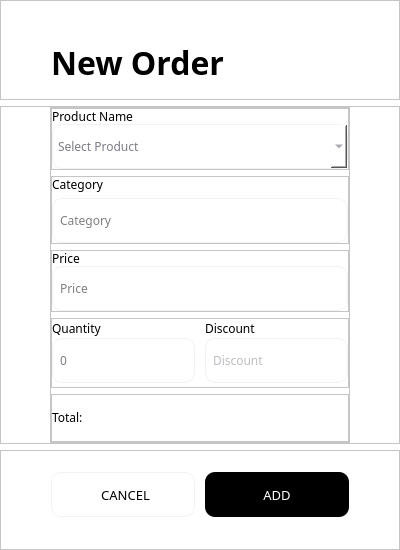
<?xml version="1.0" encoding="UTF-8"?>
<ui version="4.0">
 <class>Order_Dialog</class>
 <widget class="QDialog" name="Order_Dialog">
  <property name="geometry">
   <rect>
    <x>0</x>
    <y>0</y>
    <width>400</width>
    <height>550</height>
   </rect>
  </property>
  <property name="windowTitle">
   <string>Dialog</string>
  </property>
  <layout class="QVBoxLayout" name="verticalLayout">
   <property name="spacing">
    <number>0</number>
   </property>
   <property name="leftMargin">
    <number>0</number>
   </property>
   <property name="topMargin">
    <number>0</number>
   </property>
   <property name="rightMargin">
    <number>0</number>
   </property>
   <property name="bottomMargin">
    <number>0</number>
   </property>
   <item>
    <widget class="QWidget" name="widget" native="true">
     <property name="styleSheet">
      <string notr="true">background-color: rgb(255, 255, 255);</string>
     </property>
     <layout class="QGridLayout" name="gridLayout">
      <property name="leftMargin">
       <number>0</number>
      </property>
      <property name="topMargin">
       <number>0</number>
      </property>
      <property name="rightMargin">
       <number>0</number>
      </property>
      <property name="bottomMargin">
       <number>0</number>
      </property>
      <property name="spacing">
       <number>6</number>
      </property>
      <item row="0" column="0">
       <widget class="QFrame" name="top_frame">
        <property name="minimumSize">
         <size>
          <width>0</width>
          <height>100</height>
         </size>
        </property>
        <property name="maximumSize">
         <size>
          <width>16777215</width>
          <height>16777215</height>
         </size>
        </property>
        <property name="frameShape">
         <enum>QFrame::StyledPanel</enum>
        </property>
        <property name="frameShadow">
         <enum>QFrame::Raised</enum>
        </property>
        <layout class="QGridLayout" name="gridLayout_5">
         <property name="leftMargin">
          <number>0</number>
         </property>
         <property name="topMargin">
          <number>25</number>
         </property>
         <property name="rightMargin">
          <number>0</number>
         </property>
         <property name="bottomMargin">
          <number>0</number>
         </property>
         <property name="spacing">
          <number>0</number>
         </property>
         <item row="0" column="0">
          <widget class="QLabel" name="label_8">
           <property name="maximumSize">
            <size>
             <width>298</width>
             <height>16777215</height>
            </size>
           </property>
           <property name="font">
            <font>
             <family>Satoshi Black</family>
             <pointsize>24</pointsize>
             <bold>true</bold>
            </font>
           </property>
           <property name="styleSheet">
            <string notr="true">color: black;</string>
           </property>
           <property name="text">
            <string>New Order</string>
           </property>
          </widget>
         </item>
        </layout>
       </widget>
      </item>
      <item row="1" column="0">
       <widget class="QFrame" name="middle_frame">
        <property name="frameShape">
         <enum>QFrame::StyledPanel</enum>
        </property>
        <property name="frameShadow">
         <enum>QFrame::Raised</enum>
        </property>
        <layout class="QGridLayout" name="gridLayout_3">
         <property name="leftMargin">
          <number>0</number>
         </property>
         <property name="topMargin">
          <number>0</number>
         </property>
         <property name="rightMargin">
          <number>0</number>
         </property>
         <property name="bottomMargin">
          <number>0</number>
         </property>
         <property name="spacing">
          <number>0</number>
         </property>
         <item row="0" column="0">
          <widget class="QFrame" name="conten_frame">
           <property name="minimumSize">
            <size>
             <width>300</width>
             <height>0</height>
            </size>
           </property>
           <property name="maximumSize">
            <size>
             <width>300</width>
             <height>16777215</height>
            </size>
           </property>
           <property name="frameShape">
            <enum>QFrame::StyledPanel</enum>
           </property>
           <property name="frameShadow">
            <enum>QFrame::Raised</enum>
           </property>
           <layout class="QGridLayout" name="gridLayout_4">
            <property name="leftMargin">
             <number>0</number>
            </property>
            <property name="topMargin">
             <number>0</number>
            </property>
            <property name="rightMargin">
             <number>0</number>
            </property>
            <property name="bottomMargin">
             <number>0</number>
            </property>
            <item row="1" column="0">
             <widget class="QFrame" name="frame_8">
              <property name="maximumSize">
               <size>
                <width>16777215</width>
                <height>70</height>
               </size>
              </property>
              <property name="frameShape">
               <enum>QFrame::StyledPanel</enum>
              </property>
              <property name="frameShadow">
               <enum>QFrame::Raised</enum>
              </property>
              <layout class="QGridLayout" name="gridLayout_9" rowstretch="0,0,0" columnstretch="0" rowminimumheight="0,0,0">
               <property name="sizeConstraint">
                <enum>QLayout::SetDefaultConstraint</enum>
               </property>
               <property name="leftMargin">
                <number>0</number>
               </property>
               <property name="topMargin">
                <number>0</number>
               </property>
               <property name="rightMargin">
                <number>0</number>
               </property>
               <property name="bottomMargin">
                <number>0</number>
               </property>
               <property name="horizontalSpacing">
                <number>0</number>
               </property>
               <item row="2" column="0">
                <widget class="QLineEdit" name="category_lineEdit">
                 <property name="minimumSize">
                  <size>
                   <width>0</width>
                   <height>45</height>
                  </size>
                 </property>
                 <property name="maximumSize">
                  <size>
                   <width>16777215</width>
                   <height>45</height>
                  </size>
                 </property>
                 <property name="font">
                  <font>
                   <family>Satoshi</family>
                   <pointsize>9</pointsize>
                  </font>
                 </property>
                 <property name="styleSheet">
                  <string notr="true">border: 1px solid rgb(244, 242, 240);
border-radius: 10px;
padding-left: 5px;
background-color: transparent;</string>
                 </property>
                 <property name="text">
                  <string/>
                 </property>
                 <property name="readOnly">
                  <bool>true</bool>
                 </property>
                 <property name="placeholderText">
                  <string>Category</string>
                 </property>
                </widget>
               </item>
               <item row="1" column="0">
                <widget class="QLabel" name="label_4">
                 <property name="maximumSize">
                  <size>
                   <width>16777215</width>
                   <height>15</height>
                  </size>
                 </property>
                 <property name="font">
                  <font>
                   <family>Satoshi Medium</family>
                  </font>
                 </property>
                 <property name="styleSheet">
                  <string notr="true">color: black;</string>
                 </property>
                 <property name="text">
                  <string>Category</string>
                 </property>
                </widget>
               </item>
              </layout>
             </widget>
            </item>
            <item row="2" column="0">
             <widget class="QFrame" name="frame_9">
              <property name="maximumSize">
               <size>
                <width>16777215</width>
                <height>70</height>
               </size>
              </property>
              <property name="frameShape">
               <enum>QFrame::StyledPanel</enum>
              </property>
              <property name="frameShadow">
               <enum>QFrame::Raised</enum>
              </property>
              <layout class="QGridLayout" name="gridLayout_10">
               <property name="leftMargin">
                <number>0</number>
               </property>
               <property name="topMargin">
                <number>0</number>
               </property>
               <property name="rightMargin">
                <number>0</number>
               </property>
               <property name="bottomMargin">
                <number>0</number>
               </property>
               <property name="spacing">
                <number>0</number>
               </property>
               <item row="1" column="0">
                <widget class="QLineEdit" name="price_lineEdit">
                 <property name="minimumSize">
                  <size>
                   <width>0</width>
                   <height>45</height>
                  </size>
                 </property>
                 <property name="maximumSize">
                  <size>
                   <width>16777215</width>
                   <height>45</height>
                  </size>
                 </property>
                 <property name="font">
                  <font>
                   <family>Satoshi</family>
                   <pointsize>9</pointsize>
                  </font>
                 </property>
                 <property name="styleSheet">
                  <string notr="true">border: 1px solid rgb(244, 242, 240);
border-radius: 10px;
padding-left: 5px;
background-color: transparent;</string>
                 </property>
                 <property name="text">
                  <string/>
                 </property>
                 <property name="readOnly">
                  <bool>true</bool>
                 </property>
                 <property name="placeholderText">
                  <string>Price</string>
                 </property>
                </widget>
               </item>
               <item row="0" column="0">
                <widget class="QLabel" name="label_5">
                 <property name="maximumSize">
                  <size>
                   <width>16777215</width>
                   <height>15</height>
                  </size>
                 </property>
                 <property name="font">
                  <font>
                   <family>Satoshi Medium</family>
                   <pointsize>9</pointsize>
                  </font>
                 </property>
                 <property name="styleSheet">
                  <string notr="true">color: black;</string>
                 </property>
                 <property name="text">
                  <string>Price</string>
                 </property>
                </widget>
               </item>
              </layout>
             </widget>
            </item>
            <item row="0" column="0">
             <widget class="QFrame" name="frame_7">
              <property name="minimumSize">
               <size>
                <width>0</width>
                <height>50</height>
               </size>
              </property>
              <property name="maximumSize">
               <size>
                <width>16777215</width>
                <height>70</height>
               </size>
              </property>
              <property name="frameShape">
               <enum>QFrame::StyledPanel</enum>
              </property>
              <property name="frameShadow">
               <enum>QFrame::Raised</enum>
              </property>
              <layout class="QGridLayout" name="gridLayout_8">
               <property name="leftMargin">
                <number>0</number>
               </property>
               <property name="topMargin">
                <number>0</number>
               </property>
               <property name="rightMargin">
                <number>0</number>
               </property>
               <property name="bottomMargin">
                <number>0</number>
               </property>
               <property name="spacing">
                <number>0</number>
               </property>
               <item row="0" column="0">
                <widget class="QLabel" name="label_3">
                 <property name="maximumSize">
                  <size>
                   <width>16777215</width>
                   <height>15</height>
                  </size>
                 </property>
                 <property name="font">
                  <font>
                   <family>Satoshi Medium</family>
                   <pointsize>9</pointsize>
                  </font>
                 </property>
                 <property name="styleSheet">
                  <string notr="true">color: black;</string>
                 </property>
                 <property name="text">
                  <string>Product Name</string>
                 </property>
                </widget>
               </item>
               <item row="1" column="0">
                <widget class="QComboBox" name="product_dropdown">
                 <property name="minimumSize">
                  <size>
                   <width>0</width>
                   <height>45</height>
                  </size>
                 </property>
                 <property name="font">
                  <font>
                   <family>Satoshi</family>
                   <pointsize>9</pointsize>
                  </font>
                 </property>
                 <property name="styleSheet">
                  <string notr="true">border: 1px solid rgb(244, 242, 240);
border-radius: 10px;
padding-left: 5px;
color: rgb(124, 124, 135);</string>
                 </property>
                 <property name="placeholderText">
                  <string>Select Product</string>
                 </property>
                </widget>
               </item>
              </layout>
             </widget>
            </item>
            <item row="3" column="0">
             <widget class="QFrame" name="frame_6">
              <property name="sizePolicy">
               <sizepolicy hsizetype="Expanding" vsizetype="Expanding">
                <horstretch>0</horstretch>
                <verstretch>0</verstretch>
               </sizepolicy>
              </property>
              <property name="minimumSize">
               <size>
                <width>0</width>
                <height>45</height>
               </size>
              </property>
              <property name="maximumSize">
               <size>
                <width>16777215</width>
                <height>70</height>
               </size>
              </property>
              <property name="frameShape">
               <enum>QFrame::StyledPanel</enum>
              </property>
              <property name="frameShadow">
               <enum>QFrame::Raised</enum>
              </property>
              <layout class="QGridLayout" name="gridLayout_7">
               <property name="leftMargin">
                <number>0</number>
               </property>
               <property name="topMargin">
                <number>0</number>
               </property>
               <property name="rightMargin">
                <number>0</number>
               </property>
               <property name="bottomMargin">
                <number>0</number>
               </property>
               <property name="horizontalSpacing">
                <number>10</number>
               </property>
               <property name="verticalSpacing">
                <number>0</number>
               </property>
               <item row="1" column="3">
                <widget class="QLineEdit" name="discount_lineEdit">
                 <property name="sizePolicy">
                  <sizepolicy hsizetype="Expanding" vsizetype="Expanding">
                   <horstretch>0</horstretch>
                   <verstretch>0</verstretch>
                  </sizepolicy>
                 </property>
                 <property name="minimumSize">
                  <size>
                   <width>100</width>
                   <height>45</height>
                  </size>
                 </property>
                 <property name="maximumSize">
                  <size>
                   <width>16777215</width>
                   <height>45</height>
                  </size>
                 </property>
                 <property name="font">
                  <font>
                   <family>Satoshi</family>
                   <pointsize>9</pointsize>
                  </font>
                 </property>
                 <property name="styleSheet">
                  <string notr="true">border: 1px solid rgb(244, 242, 240);
border-radius: 10px;
padding-left: 5px;
background-color: transparent;
color: rgb(124, 124, 135);</string>
                 </property>
                 <property name="placeholderText">
                  <string>Discount</string>
                 </property>
                </widget>
               </item>
               <item row="0" column="0">
                <widget class="QLabel" name="label_6">
                 <property name="maximumSize">
                  <size>
                   <width>16777215</width>
                   <height>15</height>
                  </size>
                 </property>
                 <property name="font">
                  <font>
                   <family>Satoshi Medium</family>
                  </font>
                 </property>
                 <property name="styleSheet">
                  <string notr="true">color: black;</string>
                 </property>
                 <property name="text">
                  <string>Quantity</string>
                 </property>
                </widget>
               </item>
               <item row="1" column="0">
                <widget class="QSpinBox" name="quantity_SpinBox">
                 <property name="sizePolicy">
                  <sizepolicy hsizetype="Expanding" vsizetype="Expanding">
                   <horstretch>0</horstretch>
                   <verstretch>0</verstretch>
                  </sizepolicy>
                 </property>
                 <property name="minimumSize">
                  <size>
                   <width>135</width>
                   <height>45</height>
                  </size>
                 </property>
                 <property name="maximumSize">
                  <size>
                   <width>16777215</width>
                   <height>45</height>
                  </size>
                 </property>
                 <property name="font">
                  <font>
                   <family>Satoshi</family>
                   <pointsize>9</pointsize>
                  </font>
                 </property>
                 <property name="styleSheet">
                  <string notr="true">border: 1px solid rgb(244, 242, 240);
border-radius: 10px;
padding-left: 5px;
background-color: transparent;
color: rgb(124, 124, 135);</string>
                 </property>
                </widget>
               </item>
               <item row="0" column="3">
                <widget class="QLabel" name="label_7">
                 <property name="maximumSize">
                  <size>
                   <width>16777215</width>
                   <height>15</height>
                  </size>
                 </property>
                 <property name="font">
                  <font>
                   <family>Satoshi Medium</family>
                  </font>
                 </property>
                 <property name="styleSheet">
                  <string notr="true">color: black;</string>
                 </property>
                 <property name="text">
                  <string>Discount</string>
                 </property>
                </widget>
               </item>
              </layout>
             </widget>
            </item>
            <item row="5" column="0">
             <widget class="QFrame" name="frame_5">
              <property name="maximumSize">
               <size>
                <width>16777215</width>
                <height>50</height>
               </size>
              </property>
              <property name="frameShape">
               <enum>QFrame::StyledPanel</enum>
              </property>
              <property name="frameShadow">
               <enum>QFrame::Raised</enum>
              </property>
              <layout class="QGridLayout" name="gridLayout_6">
               <property name="leftMargin">
                <number>0</number>
               </property>
               <property name="topMargin">
                <number>0</number>
               </property>
               <property name="rightMargin">
                <number>0</number>
               </property>
               <property name="bottomMargin">
                <number>0</number>
               </property>
               <property name="horizontalSpacing">
                <number>0</number>
               </property>
               <item row="0" column="0">
                <widget class="QLabel" name="label_2">
                 <property name="font">
                  <font>
                   <family>Satoshi Medium</family>
                   <pointsize>9</pointsize>
                  </font>
                 </property>
                 <property name="styleSheet">
                  <string notr="true"/>
                 </property>
                 <property name="text">
                  <string>Total:</string>
                 </property>
                </widget>
               </item>
               <item row="0" column="2">
                <widget class="QLineEdit" name="total_lineEdit">
                 <property name="maximumSize">
                  <size>
                   <width>16777215</width>
                   <height>45</height>
                  </size>
                 </property>
                 <property name="font">
                  <font>
                   <family>Satoshi</family>
                   <pointsize>9</pointsize>
                  </font>
                 </property>
                 <property name="styleSheet">
                  <string notr="true">border: none;
padding-right: 5px;
background-color: transparent;
color: rgb(124, 124, 135);</string>
                 </property>
                 <property name="alignment">
                  <set>Qt::AlignRight|Qt::AlignTrailing|Qt::AlignVCenter</set>
                 </property>
                 <property name="readOnly">
                  <bool>true</bool>
                 </property>
                </widget>
               </item>
              </layout>
             </widget>
            </item>
           </layout>
          </widget>
         </item>
        </layout>
       </widget>
      </item>
      <item row="2" column="0">
       <widget class="QFrame" name="bottom_frame">
        <property name="minimumSize">
         <size>
          <width>0</width>
          <height>100</height>
         </size>
        </property>
        <property name="maximumSize">
         <size>
          <width>16777215</width>
          <height>100</height>
         </size>
        </property>
        <property name="frameShape">
         <enum>QFrame::StyledPanel</enum>
        </property>
        <property name="frameShadow">
         <enum>QFrame::Raised</enum>
        </property>
        <layout class="QGridLayout" name="gridLayout_2">
         <property name="leftMargin">
          <number>50</number>
         </property>
         <property name="topMargin">
          <number>0</number>
         </property>
         <property name="rightMargin">
          <number>50</number>
         </property>
         <property name="bottomMargin">
          <number>10</number>
         </property>
         <property name="horizontalSpacing">
          <number>10</number>
         </property>
         <item row="0" column="0">
          <widget class="QPushButton" name="cancel_btn">
           <property name="sizePolicy">
            <sizepolicy hsizetype="Expanding" vsizetype="Fixed">
             <horstretch>0</horstretch>
             <verstretch>0</verstretch>
            </sizepolicy>
           </property>
           <property name="minimumSize">
            <size>
             <width>0</width>
             <height>45</height>
            </size>
           </property>
           <property name="maximumSize">
            <size>
             <width>16777215</width>
             <height>45</height>
            </size>
           </property>
           <property name="font">
            <font>
             <family>Satoshi Medium</family>
             <pointsize>10</pointsize>
            </font>
           </property>
           <property name="styleSheet">
            <string notr="true">QPushButton {
border: 1px solid rgb(244, 242, 240);
border-radius: 10px;
padding-left: 5px;
background-color: transparent;
color: black;
}
QPushButton:hover {
	border: 1px solid black;
	border-radius: 10px;
}</string>
           </property>
           <property name="text">
            <string>CANCEL</string>
           </property>
          </widget>
         </item>
         <item row="0" column="1">
          <widget class="QPushButton" name="add_btn">
           <property name="sizePolicy">
            <sizepolicy hsizetype="Expanding" vsizetype="Fixed">
             <horstretch>0</horstretch>
             <verstretch>0</verstretch>
            </sizepolicy>
           </property>
           <property name="minimumSize">
            <size>
             <width>0</width>
             <height>45</height>
            </size>
           </property>
           <property name="maximumSize">
            <size>
             <width>16777215</width>
             <height>45</height>
            </size>
           </property>
           <property name="font">
            <font>
             <family>Satoshi Medium</family>
             <pointsize>10</pointsize>
            </font>
           </property>
           <property name="styleSheet">
            <string notr="true">QPushButton {
border: none;
border-radius: 10px;
background-color: black;
color: white;
}
QPushButton:hover {
	background-color: #191919;
	border-radius: 10px;
}</string>
           </property>
           <property name="text">
            <string>ADD</string>
           </property>
          </widget>
         </item>
        </layout>
       </widget>
      </item>
     </layout>
    </widget>
   </item>
  </layout>
 </widget>
 <resources/>
 <connections>
  <connection>
   <sender>cancel_btn</sender>
   <signal>clicked()</signal>
   <receiver>Order_Dialog</receiver>
   <slot>close()</slot>
   <hints>
    <hint type="sourcelabel">
     <x>151</x>
     <y>493</y>
    </hint>
    <hint type="destinationlabel">
     <x>81</x>
     <y>493</y>
    </hint>
   </hints>
  </connection>
 </connections>
</ui>
